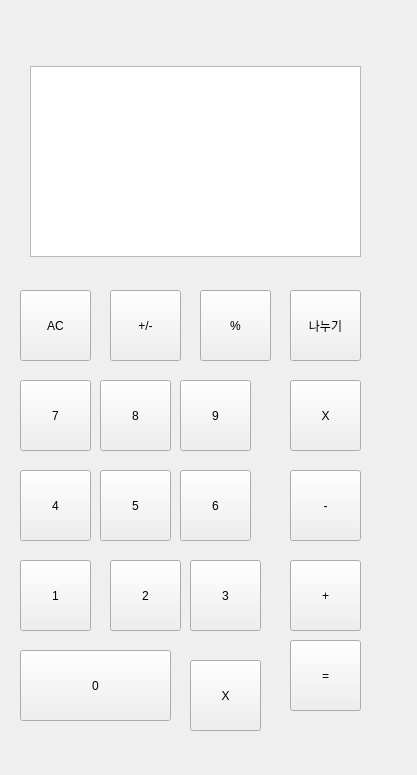
<?xml version="1.0" encoding="UTF-8"?>
<ui version="4.0">
 <class>Calc</class>
 <widget class="QWidget" name="Calc">
  <property name="geometry">
   <rect>
    <x>0</x>
    <y>0</y>
    <width>417</width>
    <height>775</height>
   </rect>
  </property>
  <property name="windowTitle">
   <string>Form</string>
  </property>
  <widget class="QPushButton" name="pushButton">
   <property name="geometry">
    <rect>
     <x>20</x>
     <y>290</y>
     <width>71</width>
     <height>71</height>
    </rect>
   </property>
   <property name="text">
    <string>AC</string>
   </property>
  </widget>
  <widget class="QPushButton" name="pushButton_2">
   <property name="geometry">
    <rect>
     <x>110</x>
     <y>290</y>
     <width>71</width>
     <height>71</height>
    </rect>
   </property>
   <property name="text">
    <string>+/-</string>
   </property>
  </widget>
  <widget class="QPushButton" name="pushButton_3">
   <property name="geometry">
    <rect>
     <x>200</x>
     <y>290</y>
     <width>71</width>
     <height>71</height>
    </rect>
   </property>
   <property name="text">
    <string>%</string>
   </property>
  </widget>
  <widget class="QPushButton" name="pushButton_4">
   <property name="geometry">
    <rect>
     <x>290</x>
     <y>290</y>
     <width>71</width>
     <height>71</height>
    </rect>
   </property>
   <property name="text">
    <string>나누기</string>
   </property>
  </widget>
  <widget class="QPushButton" name="pushButton_5">
   <property name="geometry">
    <rect>
     <x>290</x>
     <y>380</y>
     <width>71</width>
     <height>71</height>
    </rect>
   </property>
   <property name="text">
    <string>X</string>
   </property>
  </widget>
  <widget class="QPushButton" name="pushButton_6">
   <property name="geometry">
    <rect>
     <x>290</x>
     <y>470</y>
     <width>71</width>
     <height>71</height>
    </rect>
   </property>
   <property name="text">
    <string>-</string>
   </property>
  </widget>
  <widget class="QPushButton" name="pushButton_7">
   <property name="geometry">
    <rect>
     <x>290</x>
     <y>560</y>
     <width>71</width>
     <height>71</height>
    </rect>
   </property>
   <property name="text">
    <string>+</string>
   </property>
  </widget>
  <widget class="QPushButton" name="pushButton_8">
   <property name="geometry">
    <rect>
     <x>290</x>
     <y>640</y>
     <width>71</width>
     <height>71</height>
    </rect>
   </property>
   <property name="text">
    <string>=</string>
   </property>
  </widget>
  <widget class="QPushButton" name="pushButton_9">
   <property name="geometry">
    <rect>
     <x>20</x>
     <y>380</y>
     <width>71</width>
     <height>71</height>
    </rect>
   </property>
   <property name="text">
    <string>7</string>
   </property>
  </widget>
  <widget class="QPushButton" name="pushButton_10">
   <property name="geometry">
    <rect>
     <x>100</x>
     <y>380</y>
     <width>71</width>
     <height>71</height>
    </rect>
   </property>
   <property name="text">
    <string>8</string>
   </property>
  </widget>
  <widget class="QPushButton" name="pushButton_11">
   <property name="geometry">
    <rect>
     <x>180</x>
     <y>380</y>
     <width>71</width>
     <height>71</height>
    </rect>
   </property>
   <property name="text">
    <string>9</string>
   </property>
  </widget>
  <widget class="QPushButton" name="pushButton_12">
   <property name="geometry">
    <rect>
     <x>20</x>
     <y>470</y>
     <width>71</width>
     <height>71</height>
    </rect>
   </property>
   <property name="text">
    <string>4</string>
   </property>
  </widget>
  <widget class="QPushButton" name="pushButton_13">
   <property name="geometry">
    <rect>
     <x>100</x>
     <y>470</y>
     <width>71</width>
     <height>71</height>
    </rect>
   </property>
   <property name="text">
    <string>5</string>
   </property>
  </widget>
  <widget class="QPushButton" name="pushButton_14">
   <property name="geometry">
    <rect>
     <x>180</x>
     <y>470</y>
     <width>71</width>
     <height>71</height>
    </rect>
   </property>
   <property name="text">
    <string>6</string>
   </property>
  </widget>
  <widget class="QPushButton" name="pushButton_15">
   <property name="geometry">
    <rect>
     <x>20</x>
     <y>560</y>
     <width>71</width>
     <height>71</height>
    </rect>
   </property>
   <property name="text">
    <string>1</string>
   </property>
  </widget>
  <widget class="QPushButton" name="pushButton_16">
   <property name="geometry">
    <rect>
     <x>110</x>
     <y>560</y>
     <width>71</width>
     <height>71</height>
    </rect>
   </property>
   <property name="text">
    <string>2</string>
   </property>
  </widget>
  <widget class="QPushButton" name="pushButton_17">
   <property name="geometry">
    <rect>
     <x>190</x>
     <y>560</y>
     <width>71</width>
     <height>71</height>
    </rect>
   </property>
   <property name="text">
    <string>3</string>
   </property>
  </widget>
  <widget class="QPushButton" name="pushButton_18">
   <property name="geometry">
    <rect>
     <x>20</x>
     <y>650</y>
     <width>151</width>
     <height>71</height>
    </rect>
   </property>
   <property name="text">
    <string>0</string>
   </property>
  </widget>
  <widget class="QPushButton" name="pushButton_20">
   <property name="geometry">
    <rect>
     <x>190</x>
     <y>660</y>
     <width>71</width>
     <height>71</height>
    </rect>
   </property>
   <property name="text">
    <string>X</string>
   </property>
  </widget>
  <widget class="QTextEdit" name="textEdit">
   <property name="geometry">
    <rect>
     <x>30</x>
     <y>66</y>
     <width>331</width>
     <height>191</height>
    </rect>
   </property>
  </widget>
 </widget>
 <resources/>
 <connections/>
</ui>
